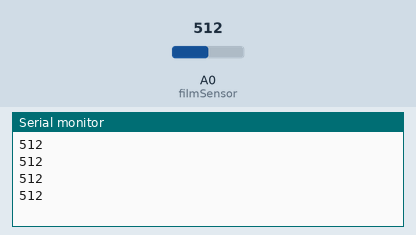
Bench run of a sketch on a simulated Arduino Uno, built with avr-gcc and run on an emulated ATmega328P. On the bench: the last lines printed to the serial monitor. The inputs (shaded band) are chosen by the test bench; at power-on: A0 (filmSensor) = 512.

Above: at 1.2 s.
1.3 s: A0 (filmSensor) set to 716
At 1.71 s:
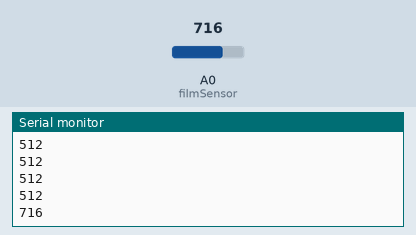
2.8 s: A0 (filmSensor) set to 900
At 2.91 s:
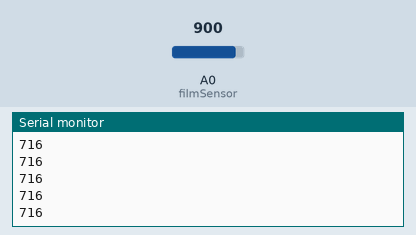
Timing chart, 0 to 5.8 s (numbered marks = the images above; inputs shaded):
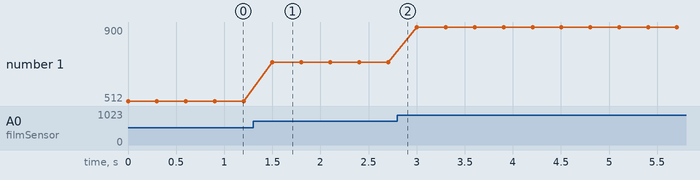

Measured:
- after the input at 1.3 s, the serial monitor: prints a new line after 0.20 s (image 1)
- plotted number 1: 512 → 716 after the input at 1.3 s, 716 → 900 after the input at 2.8 s

The sketch:

VibraTab.ino
```cpp
// Vibra Tab connected to analog pin A0
const int filmSensor = A0;

void setup() {
 Serial.begin(9600);
}

void loop() {
  Serial.println(analogRead(filmSensor), DEC);
  delay(300);
}
```
